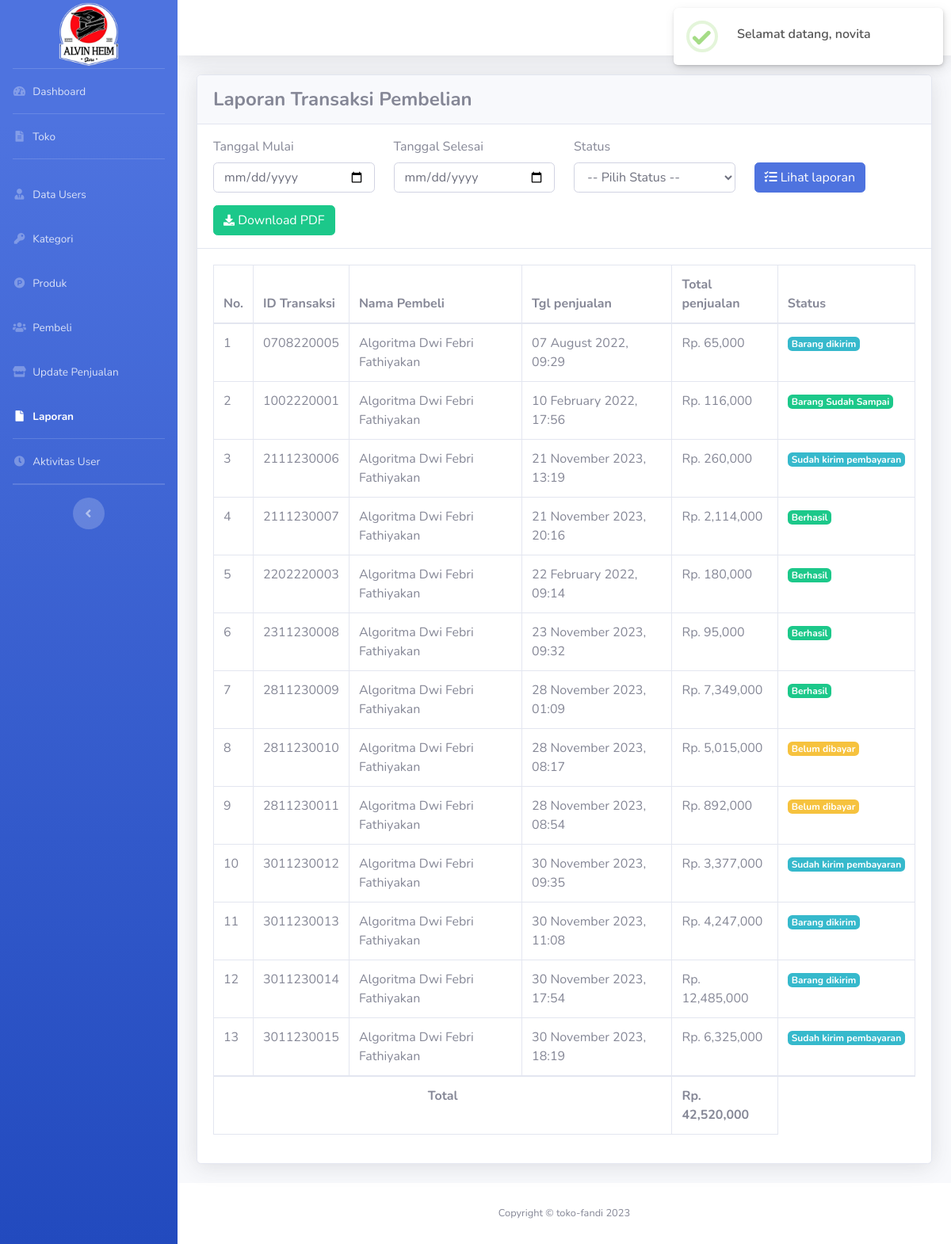
Page /admin/index.php?halaman=laporan (signed in) on the committed database.
### tables this page shows
CREATE TABLE `pembelian` (
  `id_pembelian` char(10) NOT NULL,
  `id_pembeli` int NOT NULL,
  `alamat_pengiriman` text NOT NULL,
  `tgl_pembelian` datetime NOT NULL,
  `status_pembelian` int NOT NULL,
  `no_resi` varchar(50) NOT NULL,
  `totalberat` int NOT NULL,
  `provinsi` varchar(50) NOT NULL,
  `distrik` varchar(50) NOT NULL,
  `tipe` varchar(50) NOT NULL,
  `kodepos` varchar(50) NOT NULL,
  `ekspedisi` varchar(50) NOT NULL,
  `paket` varchar(50) NOT NULL,
  `ongkir` int NOT NULL,
  `estimasi` varchar(10) NOT NULL,
  `total_pembelian` int NOT NULL
);

CREATE TABLE `pembeli` (
  `id_pembeli` int NOT NULL,
  `username_pembeli` varchar(100) NOT NULL,
  `password_pembeli` varchar(100) NOT NULL,
  `nama_pembeli` varchar(150) NOT NULL,
  `jk_pembeli` varchar(10) NOT NULL,
  `alamat_pembeli` text NOT NULL,
  `telp_pembeli` varchar(15) NOT NULL,
  `foto_pembeli` varchar(100) NOT NULL,
  `email_pembeli` varchar(100) NOT NULL,
  `token_ganti_pass` varchar(50) DEFAULT NULL,
  `status_pendaftaran` varchar(50) DEFAULT NULL
);

### function.php (called while the page is built, shortened)
<?php
include 'koneksi.php';
function query($query) {
  global $conn;
  $result = mysqli_query($conn, $query);
  $rows = [];
  while ($row = mysqli_fetch_assoc($result)) {
    $rows[] = $row;
  }
  return $rows;
}

### admin/halaman/laporan.php (the view, shortened to what this page needs)
<?php
if (isset($_POST['cari'])) {
  $tgl_mulai = $_POST['tgl_mulai'];
  $tgl_selesai = $_POST['tgl_selesai'];
  $status = $_POST['status'];
  if($status == "") {
    $result = query("SELECT * FROM pembelian INNER JOIN pembeli ON pembelian.id_pembeli = pembeli.id_pembeli WHERE tgl_pembelian BETWEEN '$tgl_mulai' AND '$tgl_selesai'");
  } else {
    $result = query("SELECT * FROM pembelian INNER JOIN pembeli ON pembelian.id_pembeli = pembeli.id_pembeli WHERE tgl_pembelian BETWEEN '$tgl_mulai' AND '$tgl_selesai' AND status_pembelian = '$status'");
  }
  $judul = '<h4 class="m-0 font-weight-bold">Laporan Transaksi Pembelian dari "'.date("d F Y", strtotime($tgl_mulai)).'" hingga "'.date("d F Y", strtotime($tgl_selesai)).'"</h4>';
} else {
  $tgl_mulai = "";
  $tgl_selesai = "";
  $status = "";
  $result = query("SELECT * FROM pembelian INNER JOIN pembeli ON pembelian.id_pembeli = pembeli.id_pembeli");
  $judul = '<h4 class="m-0 font-weight-bold">Laporan Transaksi Pembelian</h4>';
}
?>
<div class="container-fluid">
  <div class="card shadow mb-4">
    <div class="card-header py-3">
      <?= $judul; ?>
    </div>
    <div class="card-header py-3" style="background-color: #fff;">
      <form method="post">
        <div class="row">
          <div class="col-md-3">
            <label for="tgl_mulai" class="form-label">Tanggal Mulai</label>
            <input type="date" name="tgl_mulai" class="form-control" value="<?= $tgl_mulai; ?>" id="tgl_mulai" required>
          </div>
          <div class="col-md-3">
            <label for="tgl_selesai" class="form-label">Tanggal Selesai</label>
            <input type="date" name="tgl_selesai" class="form-control" value="<?= $tgl_selesai; ?>" id="tgl_selesai" required>
          </div>
          <div class="col-md-3">
            <label for="tgl_selesai" class="form-label">Status</label>
            <select name="status" class="form-control">
              <option value="">-- Pilih Status --</option>
            </select>
          </div>
          <div class="col-md-3">
            <label class="form-label">&nbsp;</label><br>
            <button type="submit" name="cari" class="btn btn-primary"><i class="fa fa-tasks"></i> Lihat laporan</button>
          </div>
        </div>
      </form>
      <a href="halaman/download_laporan.php?tglm=<?= $tgl_mulai; ?>&tgls=<?= $tgl_selesai; ?>&status=<?= $status; ?>" target="_blank" class="btn btn-success mt-3"><i class="fas fa-download fa-sm"></i> Download PDF</a>
    </div>
      <div class="card-body">
        <div class="table-responsive">
          <table class="table table-bordered" width="100%" cellspacing="0">
            <thead>
                <tr>
                  <th>No.</th>
                  <th>ID Transaksi</th>
                  <th>Nama Pembeli</th>
                  <th>Tgl penjualan</th>
                  <th>Total penjualan</th>
                  <th>Status</th>
                </tr>
              </thead>
            <tbody id="viewdata">
            <?php
                $i = 1;
                foreach ($result as $data) :
                ?>
                  <tr>
                      <td><?= $i; ?></td>
                      <td><?= $data['id_pembelian']; ?></td>
                      <td><?= $data['nama_pembeli']; ?></td>
                      <td><?= date("d F Y, H:i", strtotime($data['tgl_pembelian'])); ?></td>
                      <td>Rp. <?= number_format($data['total_pembelian']); ?></td>
                      <td>
                        <?php if($data['status_pembelian'] == 1) { ?>
                        <nav class="badge badge-info">Sudah kirim pembayaran</nav>
                        <?php } elseif($data['status_pembelian'] == 2) { ?>
                          <nav class="badge badge-info">Barang dikirim</nav>
                        <?php } elseif($data['status_pembelian'] == 3) { ?>
                          <nav class="badge badge-success">Barang Sudah Sampai</nav>
                        <?php } elseif($data['status_pembelian'] == 4) { ?>
                          <nav class="badge badge-success">Berhasil</nav>
                        <?php } elseif($data['status_pembelian'] == 5) { ?>
                          <nav class="badge badge-danger">Gagal</nav>
                        <?php } elseif($data['status_pembelian'] == 6) { ?>
                          <nav class="badge badge-warning">Diproses Penjual</nav>
                        <?php } else { ?>
                          <nav class="badge badge-warning">Belum dibayar</nav>
                        <?php } ?>
                      </td>
                  </tr>
                <?php
                $total += $data['total_pembelian'];
                $i++;
                endforeach; ?>
            </tbody>
            <tbody>
              <tr>
                <th colspan="4" class="text-center">Total</th>
                <th>Rp. <?= number_format($total); ?></th>
              </tr>
            </tbody>
          </table>
        </div>
      </div>
    </div>
</div>

### rows in the picture
pembelian: id_pembelian "0708220005", id_pembeli.nama_pembeli "Algoritma Dwi Febri Fathiyakan", tgl_pembelian "07 August 2022, 09:29", total_pembelian "65,000", status_pembelian "Barang dikirim"
pembelian: id_pembelian "1002220001", id_pembeli.nama_pembeli "Algoritma Dwi Febri Fathiyakan", tgl_pembelian "10 February 2022, 17:56", total_pembelian "116,000", status_pembelian "Barang Sudah Sampai"
pembelian: id_pembelian "2111230006", id_pembeli.nama_pembeli "Algoritma Dwi Febri Fathiyakan", tgl_pembelian "21 November 2023, 13:19", total_pembelian "260,000", status_pembelian "Sudah kirim pembayaran"
pembelian: id_pembelian "2111230007", id_pembeli.nama_pembeli "Algoritma Dwi Febri Fathiyakan", tgl_pembelian "21 November 2023, 20:16", total_pembelian "2,114,000", status_pembelian "Berhasil"
pembelian: id_pembelian "2202220003", id_pembeli.nama_pembeli "Algoritma Dwi Febri Fathiyakan", tgl_pembelian "22 February 2022, 09:14", total_pembelian "180,000", status_pembelian "Berhasil"
pembelian: id_pembelian "2311230008", id_pembeli.nama_pembeli "Algoritma Dwi Febri Fathiyakan", tgl_pembelian "23 November 2023, 09:32", total_pembelian "95,000", status_pembelian "Berhasil"
pembelian: id_pembelian "2811230009", id_pembeli.nama_pembeli "Algoritma Dwi Febri Fathiyakan", tgl_pembelian "28 November 2023, 01:09", total_pembelian "7,349,000", status_pembelian "Berhasil"
pembelian: id_pembelian "2811230010", id_pembeli.nama_pembeli "Algoritma Dwi Febri Fathiyakan", tgl_pembelian "28 November 2023, 08:17", total_pembelian "5,015,000", status_pembelian "Belum dibayar"
pembelian: id_pembelian "2811230011", id_pembeli.nama_pembeli "Algoritma Dwi Febri Fathiyakan", tgl_pembelian "28 November 2023, 08:54", total_pembelian "892,000", status_pembelian "Belum dibayar"
pembelian: id_pembelian "3011230012", id_pembeli.nama_pembeli "Algoritma Dwi Febri Fathiyakan", tgl_pembelian "30 November 2023, 09:35", total_pembelian "3,377,000", status_pembelian "Sudah kirim pembayaran"
pembelian: id_pembelian "3011230013", id_pembeli.nama_pembeli "Algoritma Dwi Febri Fathiyakan", tgl_pembelian "30 November 2023, 11:08", total_pembelian "4,247,000", status_pembelian "Barang dikirim"
pembelian: id_pembelian "3011230014", id_pembeli.nama_pembeli "Algoritma Dwi Febri Fathiyakan", tgl_pembelian "30 November 2023, 17:54", total_pembelian "12,485,000", status_pembelian "Barang dikirim"
pembelian: id_pembelian "3011230015", id_pembeli.nama_pembeli "Algoritma Dwi Febri Fathiyakan", tgl_pembelian "30 November 2023, 18:19", total_pembelian "6,325,000", status_pembelian "Sudah kirim pembayaran"

### other values in the picture
$total "42,520,000"
